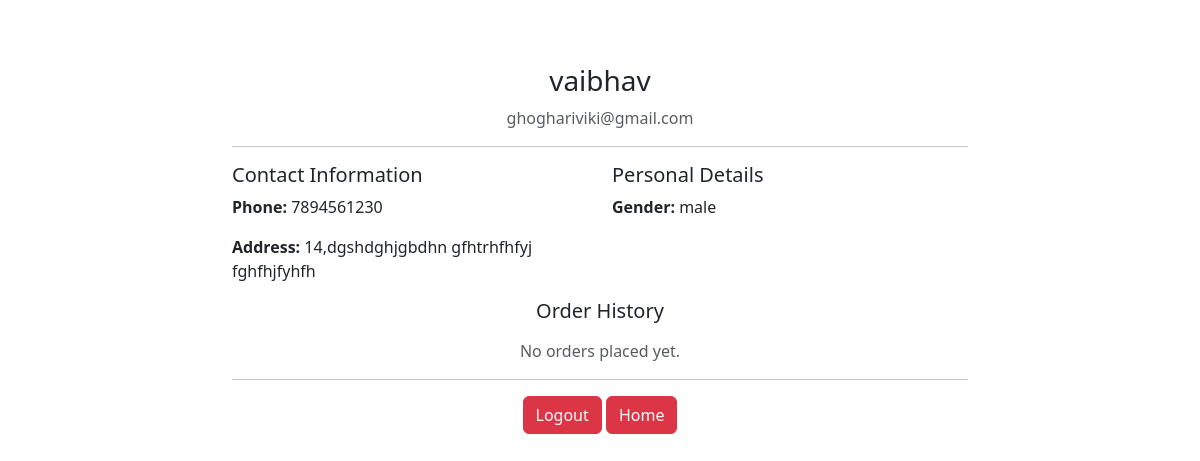
Screenshot of /shop/profile/ (signed in) with the database file from the repository.
### shop/models.py (models this page shows, shortened)
class Registration(models.Model):
    ID=models.AutoField(primary_key=True)
    name = models.CharField(max_length=100)
    email = models.CharField(max_length=100, default="")
    Phone = models.CharField(max_length=100, default="")
    address = models.CharField(max_length=500, default="")
    password=models.CharField(max_length=100,default="")
    cpassword = models.CharField(max_length=100,default="")
    gender = models.CharField(max_length=500, default="")

### shop/views.py (the view)
# urls.py: path('profile/',views.profile,name='profile'),
def profile(request):
    user_email = request.session.get('user_email')
    if not user_email:
        return redirect('login')  # Redirect to login if user is not logged in
    try:
        user = Registration.objects.get(email=user_email)
    except Registration.DoesNotExist:
        return HttpResponse("User does not exist, please register again.")
    orders = Orders.objects.filter(phone_Number=user.Phone)
    return render(request, 'shop/profile.html', {'user': user, 'orders': orders})

### shop/templates/shop/profile.html (shortened to what this page needs)
<!DOCTYPE html>
<html lang="en">
<head>
    <link rel="stylesheet" href="https://cdn.jsdelivr.net/npm/bootstrap@5.3.0/dist/css/bootstrap.min.css">
</head>
<body>
    <div class="container mt-5">
        <div class="row justify-content-center">
            <div class="col-md-8">
                <div class="profile-card text-center">
                    <h3 class="mt-3">{{ user.name }}</h3>
                    <p class="text-muted">{{ user.email }}</p>
                    <hr>
                    <div class="row text-start">
                        <div class="col-md-6">
                            <h5>Contact Information</h5>
                            <p><strong>Phone:</strong> {{ user.Phone }}</p>
                            <p><strong>Address:</strong> {{ user.address }}</p>
                        </div>
                        <div class="col-md-6">
                            <h5>Personal Details</h5>
                            <p><strong>Gender:</strong> {{ user.gender }}</p>
                        </div>
                    </div>
                    <h5 class="mb-3">Order History</h5>
{% if orders %}
    <ul class="list-group">
        {% for order in orders %}
            <li class="list-group-item">
                <strong>Order ID:</strong> {{ order.id }} <br>
                <strong>Name:</strong> {{ order.fname }} {{ order.lname }} <br>
                <strong>Amount:</strong> ₹{{ order.amount }} <br>
                <strong>Phone:</strong> {{ order.phone_Number }} <br>
                <strong>Address:</strong> {{ order.address }}, {{ order.city }}, {{ order.county }} <br>
                <strong>Status:</strong> <span class="text-success">{{ order.status }}</span><br>
                <small>Ordered on: {{ order.order_date }}</small>
            </li>
        {% endfor %}
    </ul>
{% else %}
    <p class="text-muted">No orders placed yet.</p>
{% endif %}
                    <hr>
                    <a href="{% url 'logout' %}" class="btn btn-danger">Logout</a>
                    <a href="{% url 'home' %}" class="btn btn-danger">Home</a>
                </div>
            </div>
        </div>
    </div>
</body>
</html>

### rows the page displays
Registration: name "vaibhav", email "ghoghariviki@gmail.com", Phone "7894561230", address "14,dgshdghjgbdhn gfhtrhfhfyj fghfhjfyhfh", gender "male"
